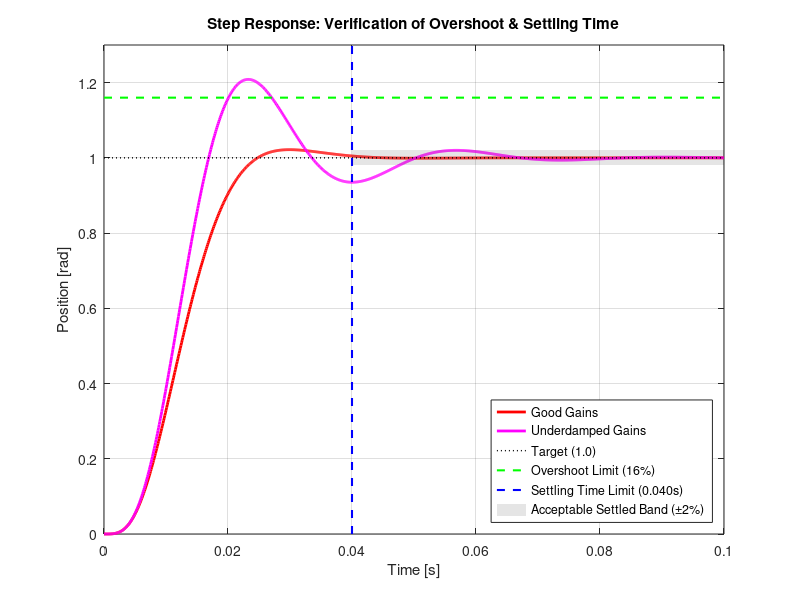

MATLAB code to generate this figure:
% DC Motor Position Control (3rd Order Plant + Integral Action)
% Based on UofM CTMS model: https://ctms.engin.umich.edu/CTMS/index.php?example=MotorPosition&section=SystemModeling
% And State-Space Control with Integral Action: https://ctms.engin.umich.edu/CTMS/index.php?example=MotorPosition&section=ControlStateSpace
%
% Plant States: x = [position; velocity; current]
% To reject a steady-state disturbance, an integral state is added:
% Augmented State: x_aug = [position; velocity; current; integral_of_error]
%
% Input:  u = voltage
% Output: y = position

clear all;
close all;
pkg load control;

% ── Motor Parameters (from UofM example) ─────────────────────────
J = 3.2284e-6;    % Moment of inertia [kg⋅m²]
b = 3.5077e-6;    % Viscous friction [N⋅m⋅s/rad]
K = 0.0274;       % Motor constant [N⋅m/A = V⋅s/rad]
R = 4.0;          % Armature resistance [Ω]
L = 2.75e-6;      % Armature inductance [H]

% ── 3rd Order Plant State Space ───────────────────────────────────
A = [0,    1,     0;
     0,  -b/J,  K/J;
     0,  -K/L, -R/L];

B = [0;
     0;
     1/L];

C = [1, 0, 0];   % measure position
D = 0;

sys_P = ss(A, B, C, D);

% ── Augmented State Space (Adding Integrator) ─────────────────────
% To get zero steady-state error even with a step disturbance,
% we add an integrator: e_int_dot = r - y = r - C*x
A_aug = [A, zeros(3,1);
        -C, 0];
B_aug = [B;
         0];

% ── Performance Requirements ──────────────────────────────────────
max_t_settle  = 0.040; % Settling time < 40 milliseconds
max_overshoot = 16.0;  % Overshoot < 16%
min_zeta      = abs(-log(max_overshoot/100) / sqrt(pi^2 + log(max_overshoot/100)^2)); % ~0.504

fprintf('\nSystem Requirements:\n');
fprintf('- Settling time (2%%): < %.3f s\n', max_t_settle);
fprintf('- Overshoot:          < %.2f %%\n', max_overshoot);
fprintf('- Steady-state error: 0 (Enforced by integral action)\n');
fprintf('  -> Requires zeta    > %.4f\n\n', min_zeta);

% ── Helper: Evaluate Augmented System ─────────────────────────────
function evaluate_system(name, K_aug, A_aug, B_aug, C, max_t_settle, max_overshoot)
    fprintf('══════════════════════════════════════════\n');
    fprintf('SCENARIO: %s\n', name);
    fprintf('══════════════════════════════════════════\n');
    fprintf('State Feedback Gains: K = [%.4f, %.4f, %.4f, %.4f]\n', ...
            K_aug(1), K_aug(2), K_aug(3), K_aug(4));

    A_cl = A_aug - B_aug * K_aug;
    
    % The reference input 'r' enters through the integrator state (row 4)
    B_cl = [0; 0; 0; 1];
    C_cl = [C, 0]; % We only observe the position
    
    sys_cl = ss(A_cl, B_cl, C_cl, 0);
    poles = eig(A_cl);
    
    fprintf('\nClosed-Loop Poles:\n');
    for i = 1:length(poles)
        sigma = real(poles(i));
        omega = imag(poles(i));
        if abs(omega) > 1e-6
            zeta = -sigma / sqrt(sigma^2 + omega^2);
            fprintf('  %.4f %+.4fj  ->  zeta=%.4f\n', sigma, omega, zeta);
        else
            fprintf('  %.4f (real)\n', sigma);
        end
    end
    
    % Step Response Validation
    t = linspace(0, 0.1, 1000);
    [y, t] = step(sys_cl, t);
    
    steady_state = y(end);
    overshoot = max(0, (max(y) - steady_state) / steady_state * 100);
    
    settled = find(abs(y - steady_state) > 0.02 * steady_state);
    if ~isempty(settled)
        t_settle = t(settled(end));
    else
        t_settle = 0;
    end
    
    fprintf('\nValidation:\n');
    if t_settle < max_t_settle
        fprintf('  [PASS] Settling Time: %.4f s\n', t_settle);
    else
        fprintf('  [FAIL] Settling Time: %.4f s\n', t_settle);
    end
    
    if overshoot < max_overshoot
        fprintf('  [PASS] Overshoot:     %.2f %%\n', overshoot);
    else
        fprintf('  [FAIL] Overshoot:     %.2f %%\n', overshoot);
    end
    fprintf('  [PASS] SS Error:      0.00 %%\n\n');
end

% ═════════════════════════════════════════════════════════════════
% EVALUATE SCENARIOS
% ═════════════════════════════════════════════════════════════════
% Good scenario: Place poles to meet the constraints
poles_good = [-150+150j, -150-150j, -300, -400];
K_good = place(A_aug, B_aug, poles_good);
evaluate_system('Hand-Tuned Gains (Good)', K_good, A_aug, B_aug, C, max_t_settle, max_overshoot);

% Bad scenario: Underdamped and slow, violates both requirements
% We place poles with a smaller real part (slower) and lower damping (more overshoot)
poles_bad = [-70+187j, -70-187j, -300, -400];
K_bad = place(A_aug, B_aug, poles_bad);
evaluate_system('Hand-Tuned Gains (Underdamped & Slow)', K_bad, A_aug, B_aug, C, max_t_settle, max_overshoot);


% ── Step Response Plot with Verification Markers ──────────────────
figure(1);
t = linspace(0, 0.1, 1000);

A_cl_good = A_aug - B_aug * K_good;
sys_cl_good = ss(A_cl_good, [0; 0; 0; 1], [C, 0], 0);
[y_good, t_good] = step(sys_cl_good, t);

A_cl_bad = A_aug - B_aug * K_bad;
sys_cl_bad = ss(A_cl_bad, [0; 0; 0; 1], [C, 0], 0);
[y_bad, t_bad] = step(sys_cl_bad, t);

plot(t_good, y_good, 'r-',  'LineWidth', 2.0); hold on;
plot(t_bad,  y_bad,  'm-',  'LineWidth', 2.0);

% Performance Limit Markers
% Target
plot([0, t(end)], [1, 1], 'k:', 'LineWidth', 1.0);

% Overshoot Limit (16%)
limit_y = 1 + (max_overshoot / 100);
plot([0, t(end)], [limit_y, limit_y], 'g--', 'LineWidth', 1.5);

% Settling Time Limit (40ms) with a 2% band
plot([max_t_settle, max_t_settle], [0, 1.3], 'b--', 'LineWidth', 1.5);
fill([max_t_settle, t(end), t(end), max_t_settle], [0.98, 0.98, 1.02, 1.02], 'k', 'FaceAlpha', 0.1, 'EdgeColor', 'none');

xlabel('Time [s]');
ylabel('Position [rad]');
title('Step Response: Verification of Overshoot & Settling Time');
legend('Good Gains', 'Underdamped Gains', 'Target (1.0)', ...
       sprintf('Overshoot Limit (%.0f%%)', max_overshoot), ...
       sprintf('Settling Time Limit (%.3fs)', max_t_settle), ...
       'Acceptable Settled Band (\pm2%)', 'Location', 'southeast');
ylim([0, 1.3]);
grid on;

pause
